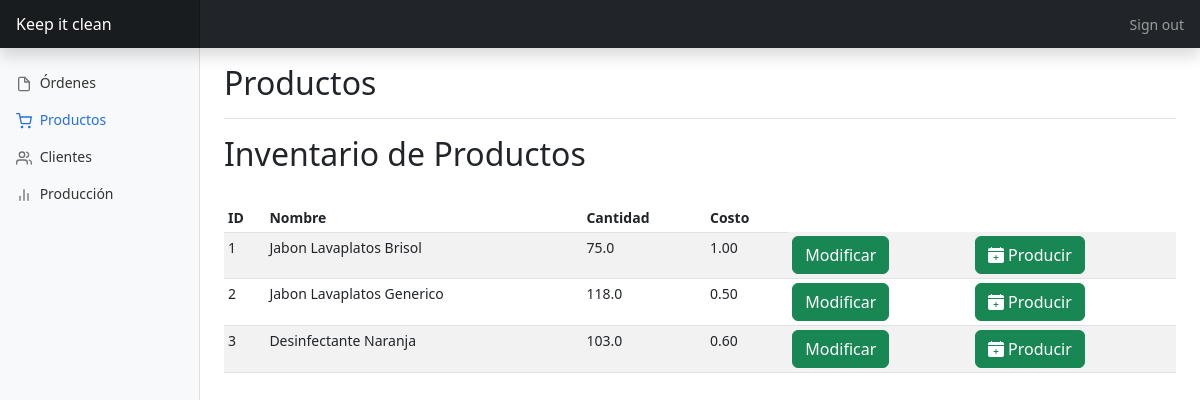
The page /productos.php on the database its author committed.
### tables this page shows
CREATE TABLE `producto` (
  `ID` int(8) NOT NULL,
  `nombre` varchar(25) NOT NULL,
  `cantidad` float(7,1) NOT NULL,
  `costo` float(7,2) NOT NULL
);

### productos.php (the view, shortened to what this page needs)
<?php
include_once('php/conexion.php');
?>
<!DOCTYPE html>
<html lang="en">
<head>
    <link href="https://cdn.jsdelivr.net/npm/bootstrap@5.3.0-alpha2/dist/css/bootstrap.min.css" rel="stylesheet">
    <link href="css/admin.css" rel="stylesheet">
</head>
<body>
        <header class="navbar navbar-dark sticky-top bg-dark flex-md-nowrap p-0 shadow">
          <a class="navbar-brand col-md-3 col-lg-2 me-0 px-3 fs-6" href="admin-board.php">Keep it clean</a>
          <div class="navbar-nav">
            <div class="nav-item text-nowrap">
              <a class="nav-link px-3" href="entrar.php">Sign out</a>
            </div>
          </div>
        </header>
        <div class="container-fluid">
          <div class="row">
            <nav id="sidebarMenu" class="col-md-3 col-lg-2 d-md-block bg-light sidebar collapse">
              <div class="position-sticky pt-3 sidebar-sticky">
                <ul class="nav flex-column">
                  <li class="nav-item">
                    <a class="nav-link" href="ordenes.php">
                      <span data-feather="file" class="align-text-bottom"></span>
                      Órdenes
                    </a>
                  </li>
                  <li class="nav-item">
                    <a class="nav-link active" href="productos.php">
                      <span data-feather="shopping-cart" class="align-text-bottom"></span>
                      Productos
                    </a>
                  </li>
                  <li class="nav-item">
                    <a class="nav-link" href="clientes.php">
                      <span data-feather="users" class="align-text-bottom"></span>
                      Clientes
                    </a>
                  </li>
                  <li class="nav-item">
                    <a class="nav-link" href="produccion.php">
                      <span data-feather="bar-chart-2" class="align-text-bottom"></span>
                      Producción
                    </a>
                  </li>
                </ul>
              </div>
            </nav>
            <main class="col-md-9 ms-sm-auto col-lg-10 px-md-4">
              <div class="d-flex justify-content-between flex-wrap flex-md-nowrap align-items-center pt-3 pb-2 mb-3 border-bottom">
                <h1 class="h2">Productos</h1>
              </div>
              <h2>Inventario de Productos</h2><br>
              <div class="table-responsive">
                <table class="table table-striped table-sm">
                  <thead>
                    <tr>
                      <th scope="col">ID</th>
                      <th scope="col">Nombre</th>
                      <th scope="col">Cantidad</th>
                      <th scope="col">Costo</th>
                    </tr>
                  </thead>
                  <tbody>
                        <?php
                        $query = "SELECT ID, nombre, cantidad, costo FROM producto";
                        $rs = mysqli_query($conn, $query) or die(mysqli_error($conn));
                        $total_rows = mysqli_num_rows($rs);
                        if($total_rows > 0){
                            while($rows  = mysqli_fetch_array($rs)){
                                ?>
                                <tr>
                                    <td><?php echo $rows['ID']; ?></td>
                                    <td><?php echo $rows['nombre']; ?></td>
                                    <td><?php echo $rows['cantidad']; ?></td>
                                    <td><?php echo $rows['costo']; ?></td>
                                    <td><a href="editarproducto.php?ID=<?php echo $rows['ID']; ?>" class="btn btn-success">Modificar</a></td>
                                        <td><a href="ordenproducto.php?ID=<?php echo $rows['ID']; ?>" class="btn btn-success">  Producir</a></td>
                                </tr>
                        <?php
                            }
                        }else{
                            ?>
                            <tr>
                                <td colspan="4">No hay Registro de productos</td>
                            </tr>
                        <?php
                            }
                            ?>
                    </tbody>
                </table>
              </div>
            </main>
          </div>
        </div>
</body>
</html>

### css/admin.css (style rules this page uses)
body { font-size: .875rem; }
.feather { width: 16px; height: 16px; }
.sidebar { position: fixed; top: 0; bottom: 0; left: 0; z-index: 100; padding: 48px 0 0; box-shadow: inset -1px 0 0 rgba(0, 0, 0, .1); }
.sidebar-sticky { height: calc(100vh - 48px); overflow-x: hidden; overflow-y: auto; }
.sidebar .nav-link { font-weight: 500; color: #333; }
.sidebar .nav-link .feather { margin-right: 4px; color: #727272; }
.sidebar .nav-link.active { color: #2470dc; }
.sidebar .nav-link:hover .feather, .sidebar .nav-link.active .feather { color: inherit; }
.navbar-brand { padding-top: .75rem; padding-bottom: .75rem; background-color: rgba(0, 0, 0, .25); box-shadow: inset -1px 0 0 rgba(0, 0, 0, .25); }
.bi { vertical-align: -.125em; fill: currentColor; }

### rows shown on the page
producto: ID "1", nombre "Jabon Lavaplatos Brisol", cantidad "75.0", costo "1.00"
producto: ID "2", nombre "Jabon Lavaplatos Generico", cantidad "118.0", costo "0.50"
producto: ID "3", nombre "Desinfectante Naranja", cantidad "103.0", costo "0.60"
